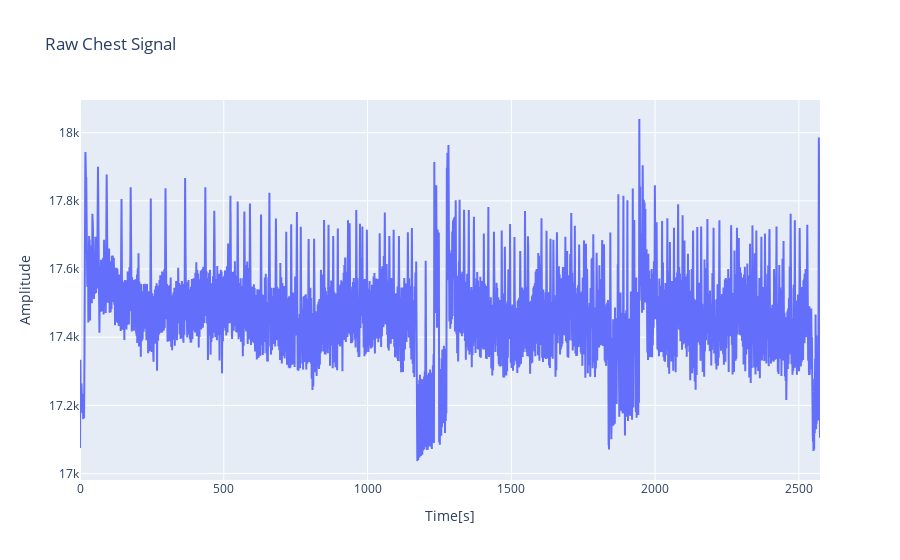

The notebook cell this image was saved under:
### Code cell


### Figure 1 — Plotly figure (JSON) as saved in the notebook; plotly's stock layout.template omitted (floating-point values rounded to 4 significant figures; data arrays with more than 128 entries replaced by an {"elided": "..."} marker saying what was removed)
{"data": [{"name": "Raw Chest", "x": {"elided": "64338 float values"}, "y": {"elided": "64338 int values"}, "type": "scatter"}], "layout": {"title": {"text": "Raw Chest Signal"}, "xaxis": {"title": {"text": "Time[s]"}}, "yaxis": {"title": {"text": "Amplitude"}}}}
